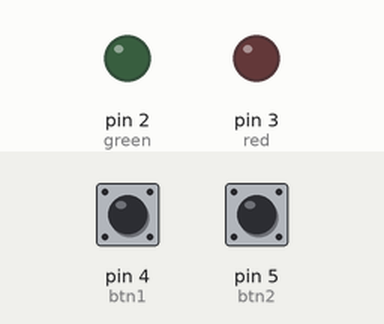
Recording of a sketch running on a simulated Arduino Uno, built with avr-gcc and run on an emulated ATmega328P. Parts: output pins drawn as LEDs (lit = HIGH). The inputs (shaded band) are chosen by the test bench; at power-on: pin 4 (btn1) HIGH, pin 5 (btn2) HIGH.

Above: at 1.2 s.
1.3 s: pin 4 (btn1) pulled LOW for 0.15 s
At 2.1 s:
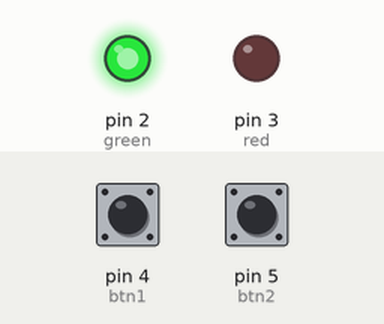
2.9 s: pin 5 (btn2) pulled LOW for 0.15 s
At 3.4 s:
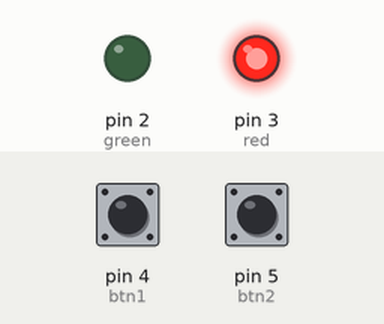
4.5 s: pin 4 (btn1) pulled LOW for 1 s
At 5.8 s:
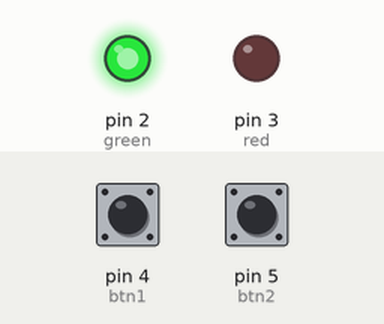
7.0 s: pin 5 (btn2) pulled LOW for 1 s
At 7.7 s:
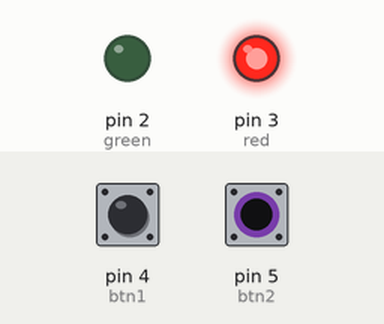
9.5 s: pin 4 (btn1) driven LOW and pin 5 (btn2) driven LOW
At 10.6 s:
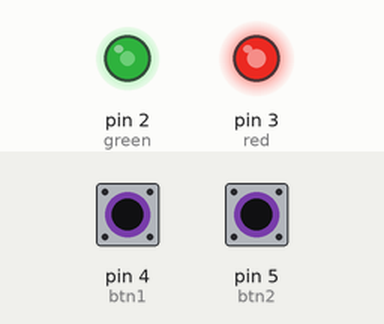
11.0 s: pin 4 (btn1) driven HIGH
At 11.7 s:
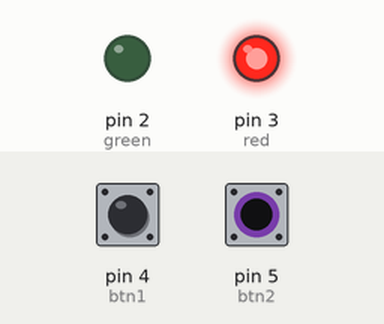
Timing chart, 0 to 13.5 s (numbered marks = the images above; inputs shaded):
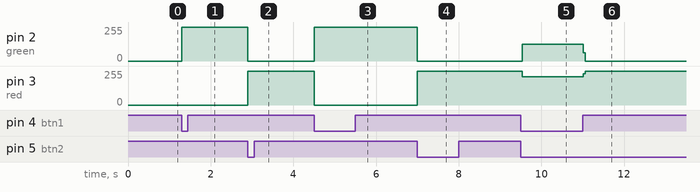

The sketch:

led.ino
```cpp
// Variáveis representando os LEDs e botões de acordo com as entradas da placa
int green = 2;
int red = 3;
int btn1 = 4;
int btn2 = 5;

void setup() {
  // Definição das entradas e saídas
  pinMode(green, OUTPUT);
  pinMode(red, OUTPUT);
  pinMode(btn1, INPUT_PULLUP);
  pinMode(btn2, INPUT_PULLUP);

  // Inicia os LEDs desligados
  digitalWrite(green,LOW); // Inicia os LEDs desligados
  digitalWrite(red,LOW);
}

void loop() {
  // Lê a entrada dos botões
  int b1 = digitalRead(btn1);
  int b2 = digitalRead(btn2);

  // Se o botão verde for pressionado o LED verde acende e o vermelho apaga
  if(b1 == LOW){
    digitalWrite(green,HIGH); // Alterna o estado do LED verde
    digitalWrite(red, LOW);
  }

  // Se o botão vermelho é pressionado o LED vermelho acende e o verde apaga.
  if(b2 == LOW){
    digitalWrite(red,HIGH); // Alterna o estado do LED vermelho
    digitalWrite(green, LOW);
  }
}
```

Measured:
- after the input at 1.3 s, pin 2 (green): 0/255 → 255/255 at once
- after the input at 2.9 s, pin 2 (green): 255/255 → 0/255 at once; pin 3 (red): 0/255 → 255/255 at once
- after the input at 4.5 s, pin 2 (green): 0/255 → 255/255 at once; pin 3 (red): 255/255 → 0/255 at once
- after the input at 7.0 s, pin 2 (green): 255/255 → 0/255 at once; pin 3 (red): 0/255 → 255/255 at once
- after the input at 9.5 s, pin 2 (green): 0/255 → 124/255 at once; pin 3 (red): 255/255 → 211/255 at once
- after the input at 11.0 s, pin 2 (green): 124/255 → 0/255 at once; pin 3 (red): 211/255 → 255/255 at once
